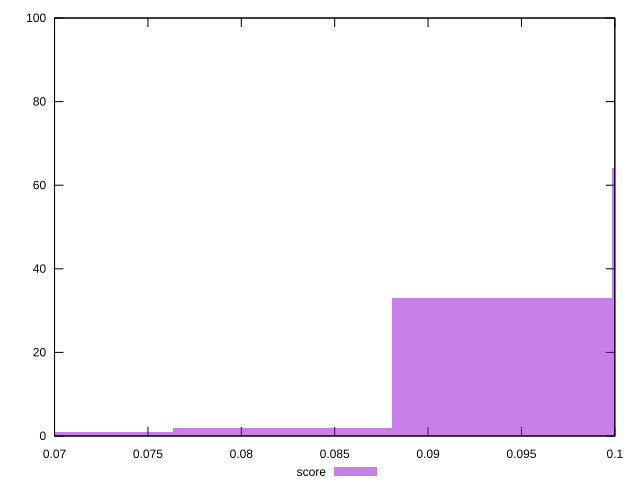

Recreate this plot in gnuplot.
reset

$score <<EOF
0.07046795129962898 1
0.0939572683995053 33
0.08221260984956713 2
0.10570192694944347 64
EOF

set key outside below
set boxwidth 0.011744658549938163
set xrange [0.07:0.1]
set yrange [0:100]
set trange [0:100]
set style fill transparent solid 0.5 noborder
set terminal svg size 640, 490 enhanced background rgb 'white'
set output "report_00019_2021-02-10T18-14-37.922Z//interactive/samples/pages/score/histogram.svg"

plot $score title "score" with boxes

reset
